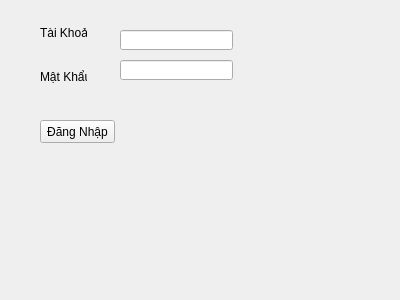
<?xml version="1.0" encoding="UTF-8"?>
<ui version="4.0">
 <class>Form</class>
 <widget class="QWidget" name="Form">
  <property name="geometry">
   <rect>
    <x>0</x>
    <y>0</y>
    <width>400</width>
    <height>300</height>
   </rect>
  </property>
  <property name="windowTitle">
   <string>Form</string>
  </property>
  <widget class="QLabel" name="label">
   <property name="geometry">
    <rect>
     <x>40</x>
     <y>23</y>
     <width>47</width>
     <height>20</height>
    </rect>
   </property>
   <property name="text">
    <string>Tài Khoản</string>
   </property>
  </widget>
  <widget class="QLabel" name="label_2">
   <property name="geometry">
    <rect>
     <x>40</x>
     <y>70</y>
     <width>47</width>
     <height>13</height>
    </rect>
   </property>
   <property name="text">
    <string>Mật Khẩu</string>
   </property>
  </widget>
  <widget class="QLineEdit" name="o_nhap_tai_khoan">
   <property name="geometry">
    <rect>
     <x>120</x>
     <y>30</y>
     <width>113</width>
     <height>20</height>
    </rect>
   </property>
   <property name="echoMode">
    <enum>QLineEdit::Normal</enum>
   </property>
  </widget>
  <widget class="QLineEdit" name="o_nhap_mat_khau">
   <property name="geometry">
    <rect>
     <x>120</x>
     <y>60</y>
     <width>113</width>
     <height>20</height>
    </rect>
   </property>
   <property name="text">
    <string/>
   </property>
   <property name="echoMode">
    <enum>QLineEdit::Password</enum>
   </property>
  </widget>
  <widget class="QPushButton" name="nut_dang_nhap">
   <property name="geometry">
    <rect>
     <x>40</x>
     <y>120</y>
     <width>75</width>
     <height>23</height>
    </rect>
   </property>
   <property name="text">
    <string>Đăng Nhập</string>
   </property>
  </widget>
 </widget>
 <resources/>
 <connections/>
</ui>
